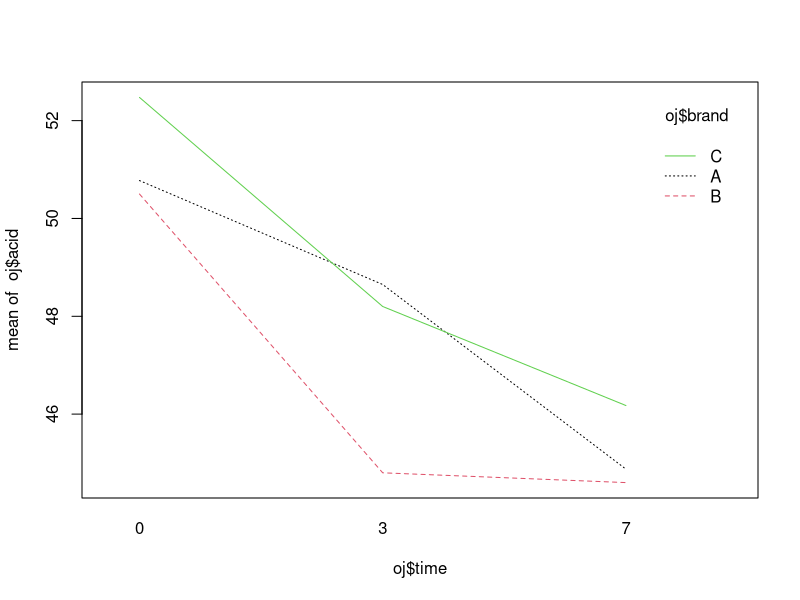

Write the R code that produced this figure. (Note: this script raises an error after producing the figure.)
#Topic: Interaction 
#Definition: an interaction[1][2] may arise when considering the relationship among 
#three or more variables, and describes a situation in which the simultaneous 
#influence of two variables on a third is not additive.

#Type 1: Both variables are categorical
#Here's a demonstration of Interaction using the oj dataset.
#The oj dataset demonstrate the stabiity of Vitamin C for three brands of OJ for up to a week.

oj = data.frame(brand=c(rep("A",12), rep("B",12), rep("C",12)),
                time = factor(rep(c(0,0,0,0,3,3,3,3,7,7,7,7), 3)),
                acid = c(52.6,54.2,49.8,46.5,49.4,49.2,42.8,53.2,42.7,48.8,40.4,47.6,56,48,49.6,48.4,48.8,44,44,42.4,49.2,44,42,43.2,52.5,52,51.8,53.6,48,47,48.2,49.6,48.5,43.4,45.2,47.6))

View(oj)

interaction.plot(oj$time,oj$brand,oj$acid,col=1:3)
#From the plot, can observe interaction between time and brand since the lines are not parallels. 

#Fit a regression model with acid against the time/brand interaction
fit=lm(acid~time*brand,oj) 
summary(fit)
drop1(fit,test="F")

#Model: This model suggest the additional variation explained by the interaction 
# Single term deletions
# Model:
#   acid ~ time * brand
#           Df Sum of Sq    RSS    AIC F value Pr(>F)
# <none>                  254.14 88.357               
# time:brand  4    17.301 271.44 82.728  0.4595 0.7647

fit1=lm(acid~time+brand,oj)
drop1(fit1,test="F")

# Single term deletions
# Model:
#   acid ~ time + brand
#         Df Sum of Sq    RSS     AIC F value    Pr(>F)    
# <none>              271.44  82.728                      
# time    2   226.676 498.12 100.583 12.9438 8.191e-05 ***
# brand   2    32.962 304.40  82.854  1.8822    0.1692 

#Type 2: Two numerical variables have interaction (use cheme dataset)
#Note: The interaction will be yˆ = b0 + b1x1 + b2x2 + b11x21 + b22x2 + b12x1x2
fit=lm(yield~time*temp+I(time^2)+I(temp^2),cheme)
summary(fit)
# Call:
#   lm(formula = yield ~ time * temp + I(time^2) + I(temp^2), data = cheme)
# 
# Residuals:
#   Min       1Q   Median       3Q      Max 
# -0.23995 -0.18089 -0.03995  0.17758  0.36005 
# 
# Coefficients:
#   Estimate Std. Error t value Pr(>|t|)    
# (Intercept) -1.431e+03  1.529e+02  -9.360 3.30e-05 ***
#   time         7.809e+00  1.158e+00   6.744 0.000266 ***
#   temp         1.327e+01  1.485e+00   8.940 4.46e-05 ***
#   I(time^2)   -5.506e-02  4.039e-03 -13.630 2.69e-06 ***
#   I(temp^2)   -4.005e-02  4.039e-03  -9.916 2.26e-05 ***
#   time:temp    1.000e-02  5.326e-03   1.878 0.102519    
# ---
#   Signif. codes:  0 ‘***’ 0.001 ‘**’ 0.01 ‘*’ 0.05 ‘.’ 0.1 ‘ ’ 1
# 
# Residual standard error: 0.2663 on 7 degrees of freedom
# Multiple R-squared:  0.9827,  Adjusted R-squared:  0.9704 
# F-statistic: 79.67 on 5 and 7 DF,  p-value: 5.147e-06

b=coef(fit)[2:3]
B=matrix(c(coef(fit)[c(4,6,6,5)])*c(1,.5,.5,1),nrow=2)
xs=-solve(B)%*%b/2
xs
eigen(B)$values
size=30
x1=seq(75,95,length=size)
x2=seq(165,185,length=size)
#Use the regression model above to calculate y. 
y=outer(x1,x2,function(x1,x2)-0.001431+7.809*x1+13.27*x2-0.05506*x1^2 -0.04005*x2^2 + 0.01*x1*x2)
persp(x1,x2,y,xlab="Time",ylab="Temperature")  #see interaction_cheme.png

image(x1,x2,y,xlab="Time",ylab="Temperature") #see contour_cheme.png
contour(x1,x2,y,add=T)
points(jitter(cheme$time),jitter(cheme$temp))
points(xs[1],xs[2],pch="x",cex=4)
